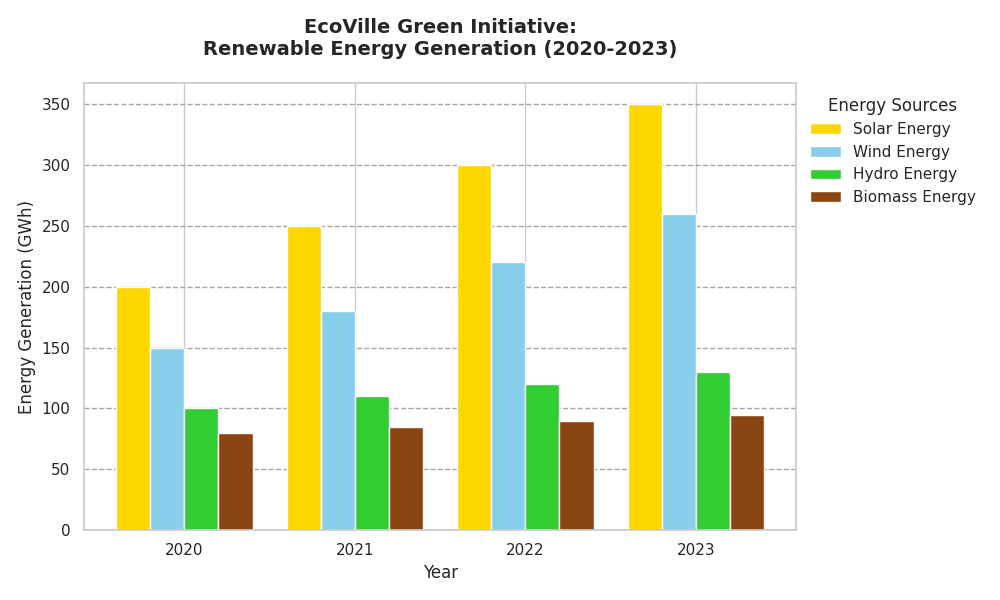

Here is the Python script that generated this plot:
import matplotlib.pyplot as plt
import numpy as np

# Data for energy generation in gigawatt-hours (GWh)
years = ['2020', '2021', '2022', '2023']
solar_energy = [200, 250, 300, 350]
wind_energy = [150, 180, 220, 260]
hydro_energy = [100, 110, 120, 130]
biomass_energy = [80, 85, 90, 95]

# Colors for each energy source
colors = ['#ffd700', '#87ceeb', '#32cd32', '#8b4513']

# Create the figure and axis
fig, ax = plt.subplots(figsize=(10, 6))

# Width of a single bar
bar_width = 0.2
index = np.arange(len(years))

# Plot grouped bars
ax.bar(index, solar_energy, label='Solar Energy', color=colors[0], width=bar_width, align='center')
ax.bar(index + bar_width, wind_energy, label='Wind Energy', color=colors[1], width=bar_width, align='center')
ax.bar(index + 2 * bar_width, hydro_energy, label='Hydro Energy', color=colors[2], width=bar_width, align='center')
ax.bar(index + 3 * bar_width, biomass_energy, label='Biomass Energy', color=colors[3], width=bar_width, align='center')

# Set the position of the x ticks
ax.set_xticks(index + 1.5 * bar_width)
ax.set_xticklabels(years)

# Set title and axis labels
ax.set_title('EcoVille Green Initiative:\nRenewable Energy Generation (2020-2023)', fontsize=14, fontweight='bold', pad=20)
ax.set_xlabel('Year', fontsize=12)
ax.set_ylabel('Energy Generation (GWh)', fontsize=12)

# Enable gridlines for easier readability
ax.yaxis.grid(True, linestyle='--', color='grey', alpha=0.7)

# Add legend
ax.legend(title="Energy Sources", loc='upper left', bbox_to_anchor=(1.0, 1), frameon=False)

# Adjust layout
plt.tight_layout()

# Display the plot
plt.show()
